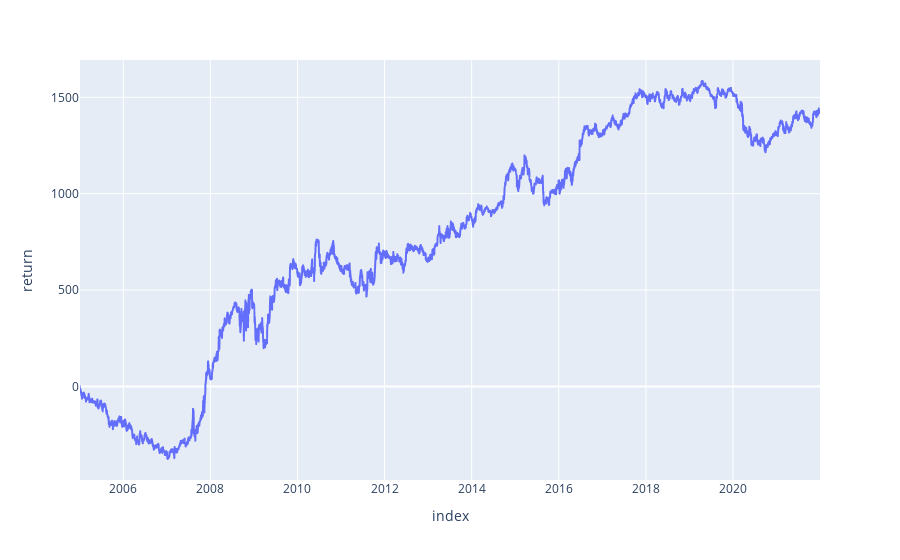

Notebook code cell kept with this figure:
### Markdown cell above
We have created the FX G10 currency indices. Meaning that now we can observe each currency by separate. Let's plot it and see the correlation between them.

### Code cell
# A ROOKIE STRATEGY TO TEST THE MARKET

# lowpass filter
def LowPass( array ):
    # buterworth filter parameters
    N = 2  # filter order
    Wn = 0.3  # cutoff frequency
    B, A = signal.butter(N, Wn, output='ba')
    # apply lowpass filter
    return signal.filtfilt(B, A, array)
    
# model windowing
ln = 10 # lookback periods (days)

for idx in idxs.columns:

### Figure 1 — Plotly figure (JSON) as saved in the notebook; plotly's stock layout.template omitted (floating-point values rounded to 4 significant figures; data arrays with more than 128 entries replaced by an {"elided": "..."} marker saying what was removed)
{"data": [{"hovertemplate": "index=%{x}<br>return=%{y}<extra></extra>", "legendgroup": "", "line": {"color": "#636efa", "dash": "solid"}, "mode": "lines", "name": "", "showlegend": false, "type": "scattergl", "x": {"elided": "4435 str values"}, "xaxis": "x", "y": {"elided": "4435 float values"}, "yaxis": "y"}], "layout": {"legend": {"tracegroupgap": 0}, "margin": {"t": 60}, "xaxis": {"anchor": "y", "domain": [0, 1], "title": {"text": "index"}}, "yaxis": {"anchor": "x", "domain": [0, 1], "title": {"text": "return"}}}}
